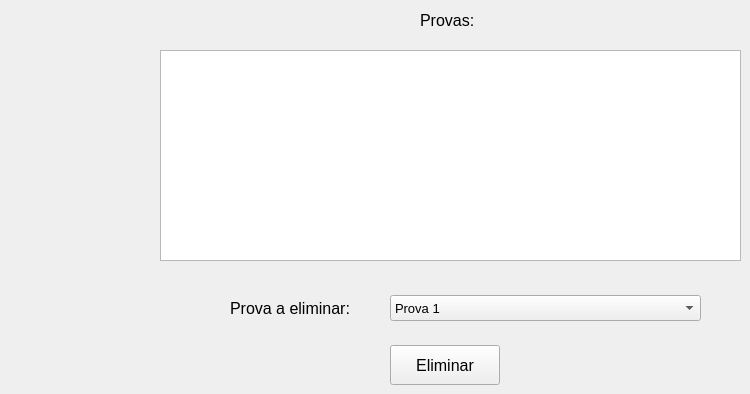
      <widget class="QWidget" name="eliminarProva">
       <widget class="QComboBox" name="eliProvascomboBox">
        <property name="geometry">
         <rect>
          <x>390</x>
          <y>295</y>
          <width>311</width>
          <height>26</height>
         </rect>
        </property>
        <property name="font">
         <font>
          <pointsize>10</pointsize>
         </font>
        </property>
        <item>
         <property name="text">
          <string>Prova 1</string>
         </property>
        </item>
        <item>
         <property name="text">
          <string>Prova 2</string>
         </property>
        </item>
        <item>
         <property name="text">
          <string>Prova 3</string>
         </property>
        </item>
        <item>
         <property name="text">
          <string>Prova 4</string>
         </property>
        </item>
        <item>
         <property name="text">
          <string>Prova 5</string>
         </property>
        </item>
       </widget>
       <widget class="QPushButton" name="pusheliProvas">
        <property name="geometry">
         <rect>
          <x>390</x>
          <y>345</y>
          <width>110</width>
          <height>40</height>
         </rect>
        </property>
        <property name="font">
         <font>
          <pointsize>12</pointsize>
         </font>
        </property>
        <property name="text">
         <string>Eliminar</string>
        </property>
       </widget>
       <widget class="QLabel" name="eliProvaslabel">
        <property name="geometry">
         <rect>
          <x>230</x>
          <y>293</y>
          <width>131</width>
          <height>31</height>
         </rect>
        </property>
        <property name="text">
         <string>&lt;html&gt;&lt;head/&gt;&lt;body&gt;&lt;p&gt;&lt;span style=&quot; font-size:12pt;&quot;&gt;Prova a eliminar:&lt;/span&gt;&lt;/p&gt;&lt;/body&gt;&lt;/html&gt;</string>
        </property>
       </widget>
       <widget class="QListView" name="eliProvaslistView">
        <property name="geometry">
         <rect>
          <x>160</x>
          <y>50</y>
          <width>581</width>
          <height>211</height>
         </rect>
        </property>
       </widget>
       <widget class="QLabel" name="eliProvaslabelTitulo">
        <property name="geometry">
         <rect>
          <x>420</x>
          <y>10</y>
          <width>61</width>
          <height>21</height>
         </rect>
        </property>
        <property name="text">
         <string>&lt;html&gt;&lt;head/&gt;&lt;body&gt;&lt;p&gt;&lt;span style=&quot; font-size:12pt;&quot;&gt;Provas:&lt;/span&gt;&lt;/p&gt;&lt;/body&gt;&lt;/html&gt;</string>
        </property>
       </widget>
      </widget>
